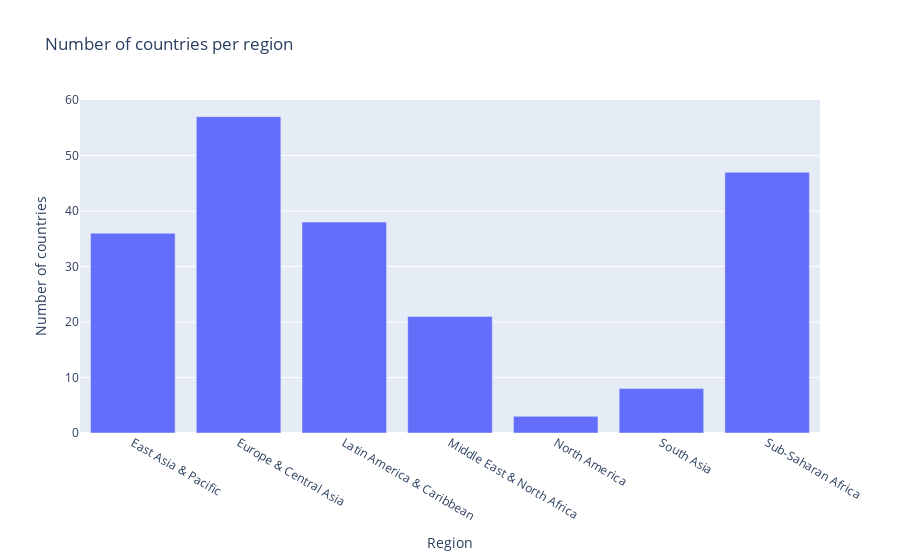

Notebook cell for this chart:
### Code cell
RegionsCount = RegionsCountEntry.groupby(['Region']).size().reset_index(name='Number of countries')

fig = px.bar(RegionsCount, x='Region', y='Number of countries', title='Number of countries per region')
fig.show()

### Figure 1 — Plotly figure (JSON) as saved in the notebook; plotly's stock layout.template omitted (floating-point values rounded to 4 significant figures)
{"data": [{"alignmentgroup": "True", "hovertemplate": "Region=%{x}<br>Number of countries=%{y}<extra></extra>", "legendgroup": "", "marker": {"color": "#636efa", "pattern": {"shape": ""}}, "name": "", "offsetgroup": "", "orientation": "v", "showlegend": false, "textposition": "auto", "type": "bar", "x": ["East Asia & Pacific", "Europe & Central Asia", "Latin America & Caribbean", "Middle East & North Africa", "North America", "South Asia", "Sub-Saharan Africa"], "xaxis": "x", "y": [36, 57, 38, 21, 3, 8, 47], "yaxis": "y"}], "layout": {"barmode": "relative", "legend": {"tracegroupgap": 0}, "title": {"text": "Number of countries per region"}, "xaxis": {"anchor": "y", "domain": [0, 1], "title": {"text": "Region"}}, "yaxis": {"anchor": "x", "domain": [0, 1], "title": {"text": "Number of countries"}}}}
